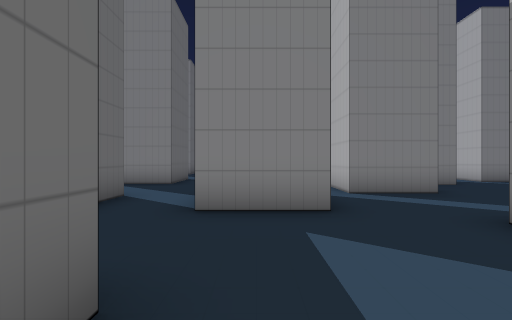
[1] (above)

24 first-person views from a walk through a scene from a Unity 3-D project. The camera is 1.5 m above the floor, looks level and sees 90° across. The floor is counted in squares, 2 m on a side. Each view is taken from the middle of a square. On the plan, view 1 faces up. The plan holds only what a view shows up to about 9 squares ahead; the rest is blank. The place goes on beyond the plan. The player is left out.

[2]
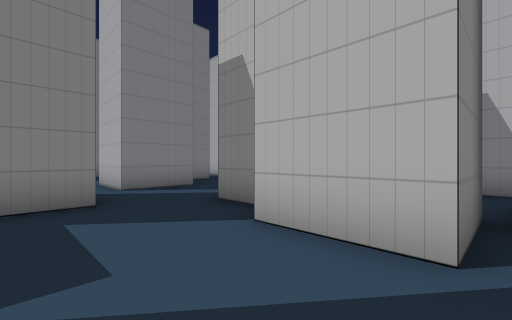

[3]
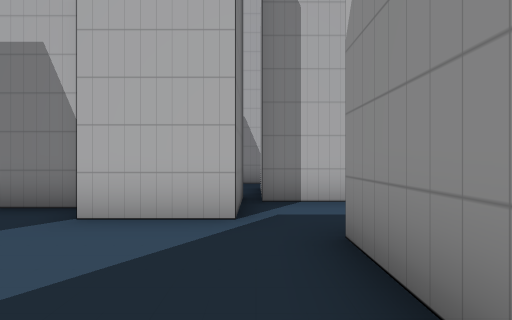

[4]
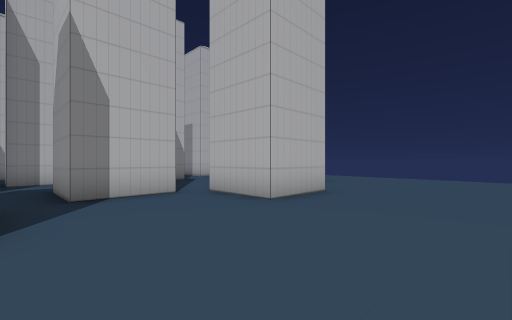

[5]
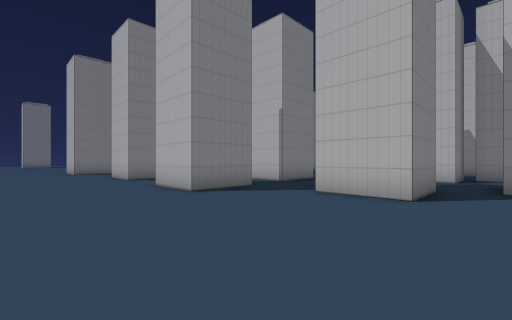

[6]
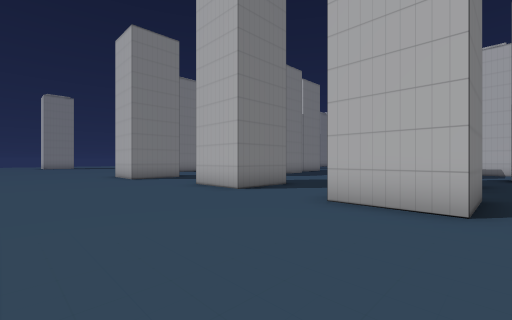

[7]
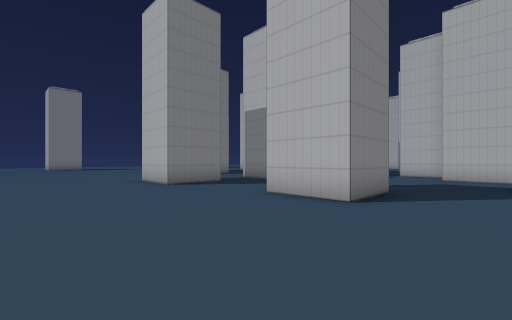

[8]
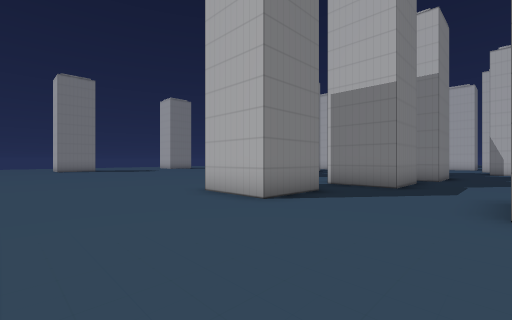

[9]
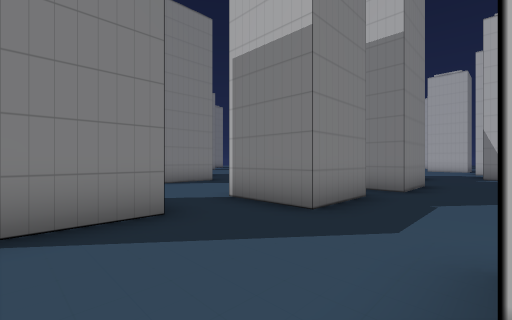

[10]
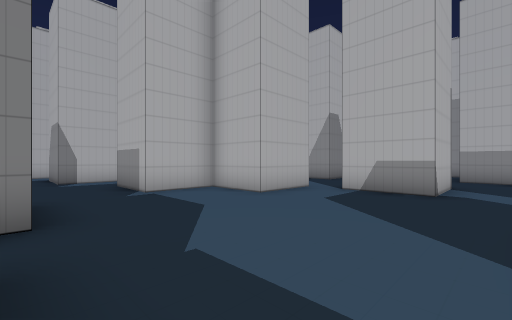

[11]
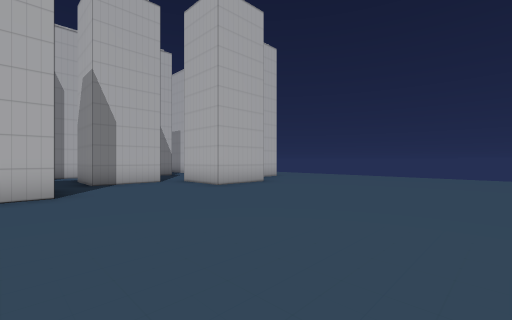

[12]
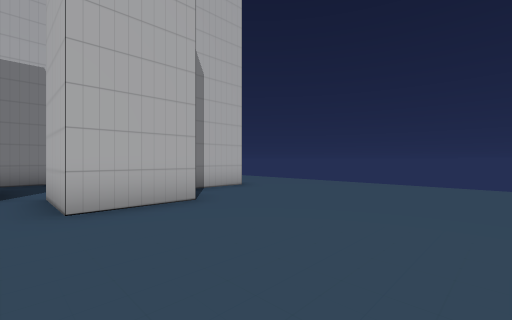

[13]
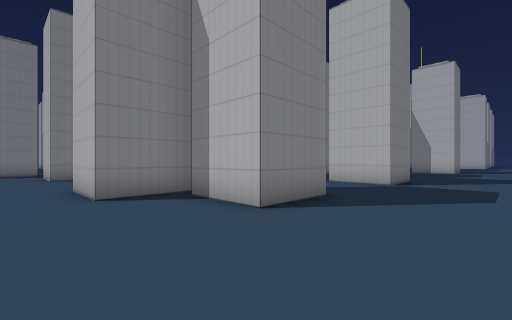

[14]
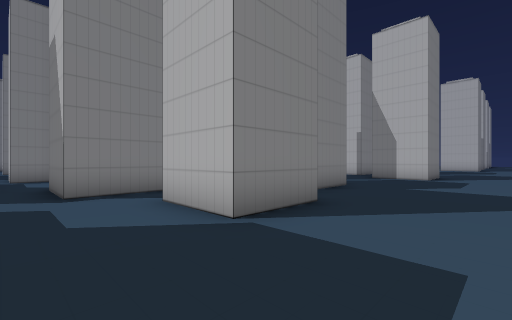

[15]
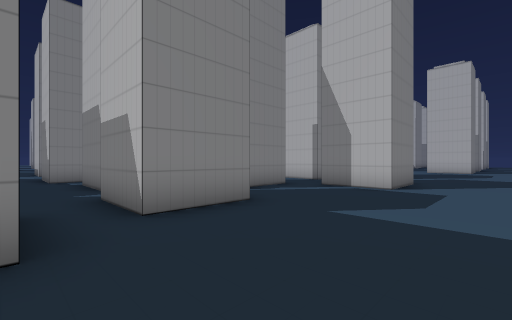

[16]
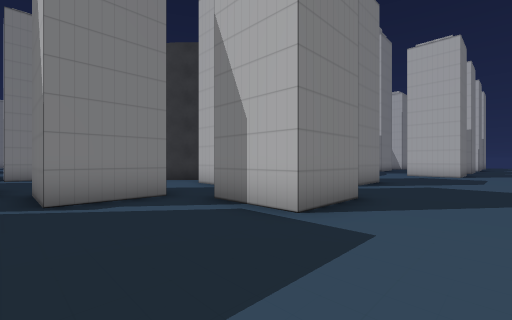

[17]
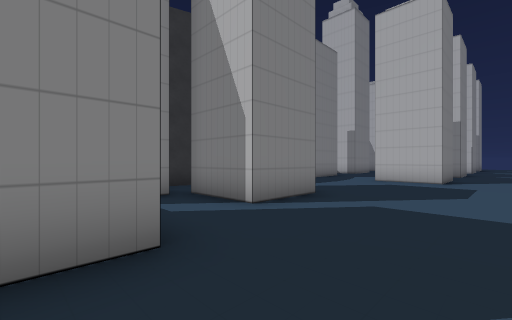

[18]
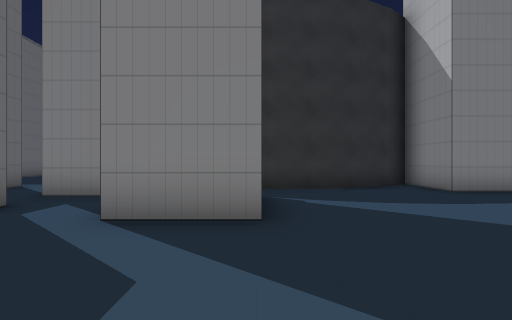

[19]
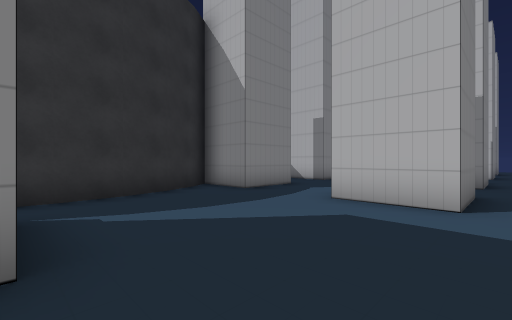

[20]
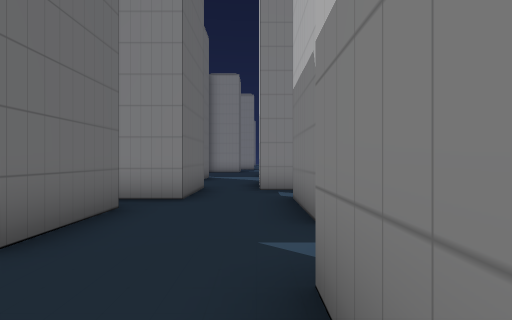

[21]
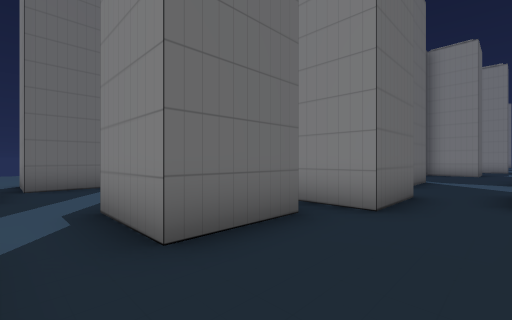

[22]
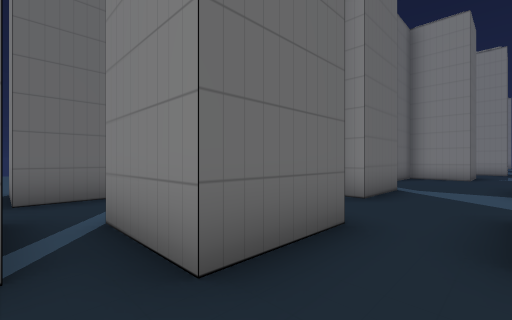

[23]
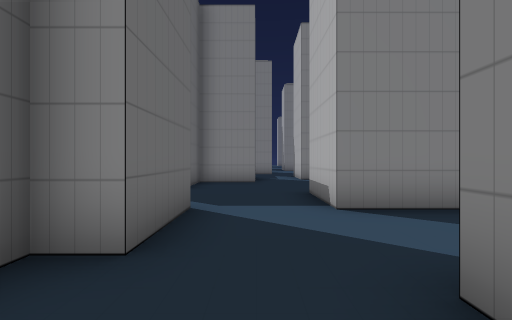

[24]
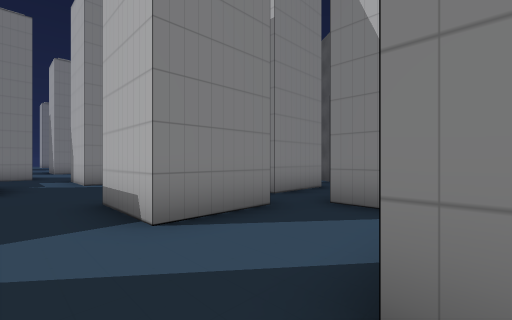

### Floor plan
Ten units are one square. View 1 is at (0, 0); x grows to the right and y downward. Boxes are objects, and circles mark ways between rooms. Rooms are numbered by the first view taken in them; rooms with no view inside come last. Other rooms are left out.
<svg viewBox="-59 -184 320 304">
<path fill="none" stroke="#000" d="M30 -18 30 -31M11 -38 -9 -38M-8 -13 -8 -8M42 7 22 7 22 -14M41 -58 22 -58M-5 19 15 19M36 26 36 11M15 25 15 39 3 38M-8 7 -28 7 -28 -12M-5 39 -5 19M-8 50 -8 66 -28 66 -28 46 -8 46M49 60 30 60 30 40M-20 -13 -8 -13M-9 -38 -9 -58M-28 -34 -48 -34 -48 -54M9 92 -11 92 -11 72M61 95 41 95 41 75M-28 -54 -28 -45M94 85 74 85 74 75M125 49 125 54M-28 -80 -48 -80 -48 -101M125 69 105 69 105 49M146 56 146 48M150 99 130 99 130 79M166 69 145 69M180 52 174 51M-34 -134 -54 -134 -54 -155M197 55 191 54M191 88 171 88 171 68M208 53 196 55M-1 -179 -12 -179M220 50 208 54M230 45 219 51M236 105 236 85M256 60 236 60 236 41 228 46M4 -121 -16 -121 -16 -142M36 -118 16 -118 16 -126M41 -78 41 -96 60 -96M-28 -90 -28 -80M22 -58 22 -78 42 -78M-9 -58 11 -58M77 -88 77 -108M49 39 49 60M77 50 77 30M80 16 71 16 71 -5M36 11 56 11 56 31 35 31M74 75 74 65M49 -10 41 -10M49 -31 49 -10M92 -29 74 -29M101 -14 101 -24"/>
<circle cx="-10" cy="-25" r="3" fill="#2a7"/>
<circle cx="-10" cy="10" r="3" fill="#2a7"/>
<circle cx="20" cy="25" r="3" fill="#2a7"/>
<circle cx="-20" cy="-45" r="3" fill="#2a7"/>
<circle cx="-25" cy="-140" r="3" fill="#2a7"/>
<circle cx="-30" cy="-120" r="3" fill="#2a7"/>
<circle cx="-35" cy="-65" r="3" fill="#2a7"/>
<circle cx="40" cy="70" r="3" fill="#2a7"/>
<circle cx="70" cy="80" r="3" fill="#2a7"/>
<circle cx="85" cy="60" r="3" fill="#2a7"/>
<circle cx="60" cy="0" r="3" fill="#2a7"/>
<text x="20" y="-20">1</text>
<text x="20" y="20">2</text>
<text x="10" y="-100">3</text>
<text x="60" y="40">4</text>
<text x="70" y="-20">5</text>
</svg>
Room 1 opens to room 2. Room 2 opens to room 3. Room 2 opens to room 4. Room 4 opens to room 5.

Where each view was taken, in squares from view 1:
view 1: 0 up, 0 right, facing up
view 2: 1 down, 0 right, facing up-right
view 3: 1 down, 1 left, facing right
view 4: 1 down, 6 left, facing down-right
view 5: 2 down, 8 left, facing up-right
view 6: 3 up, 9 left, facing up-right
view 7: 6 up, 9 left, facing up-right
view 8: 10 up, 9 left, facing up-right
view 9: 10 up, 5 left, facing up-right
view 10: 12 up, 2 left, facing down-right
view 11: 0 up, 9 left, facing down-right
view 12: 4 down, 7 left, facing down-right
view 13: 12 down, 4 left, facing up-right
view 14: 12 down, 2 right, facing up-right
view 15: 12 down, 6 right, facing up-right
view 16: 12 down, 10 right, facing up-right
view 17: 12 down, 14 right, facing up-right
view 18: 12 down, 19 right, facing up
view 19: 11 down, 19 right, facing up-right
view 20: 8 down, 7 right, facing up
view 21: 7 down, 7 right, facing up-left
view 22: 4 down, 7 right, facing up-left
view 23: 1 down, 6 right, facing up
view 24: 0 up, 6 right, facing up-right
